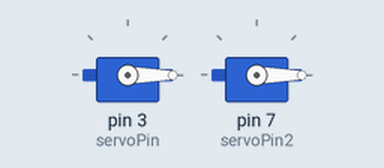
This sketch was run on a simulated Arduino Uno, built with avr-gcc and run on an emulated ATmega328P. Shown: 2 × servo.

Above: at 0.05 s.
At 1.5 s:
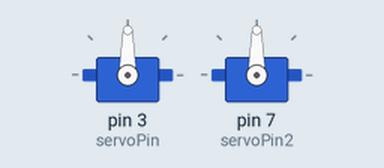
At 3.0 s:
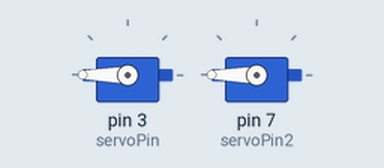
Timing chart, 0 to 6.9 s (numbered marks = the images above):
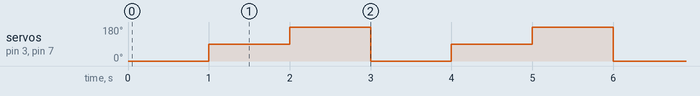

The sketch:

servo_control.ino
```cpp
// Include the Servo library
#include <Servo.h>
// Declare the Servo pin
int servoPin = 3;
int servoPin2 = 7;
// Create a servo object
Servo Servo1;
Servo Servo2;
void setup() {
   // We need to attach the servo to the used pin number
   Servo1.attach(servoPin);
   Servo2.attach(servoPin2);
}
void loop(){
   // Make servo go to 0 degrees
   Servo1.write(0);
   Servo2.write(0);
   delay(1000);
   // Make servo go to 90 degrees
   Servo1.write(90);
   Servo2.write(90);
   delay(1000);
   // Make servo go to 180 degrees
   Servo1.write(180);
   Servo2.write(180);
   delay(1000);
}
```

Measured:
- by itself, servo on pin 3 (servoPin), servo on pin 7 (servoPin2): repeats every 3.0 s: 180° 1.0 s, 0° 1.0 s, 90° 1.0 s
